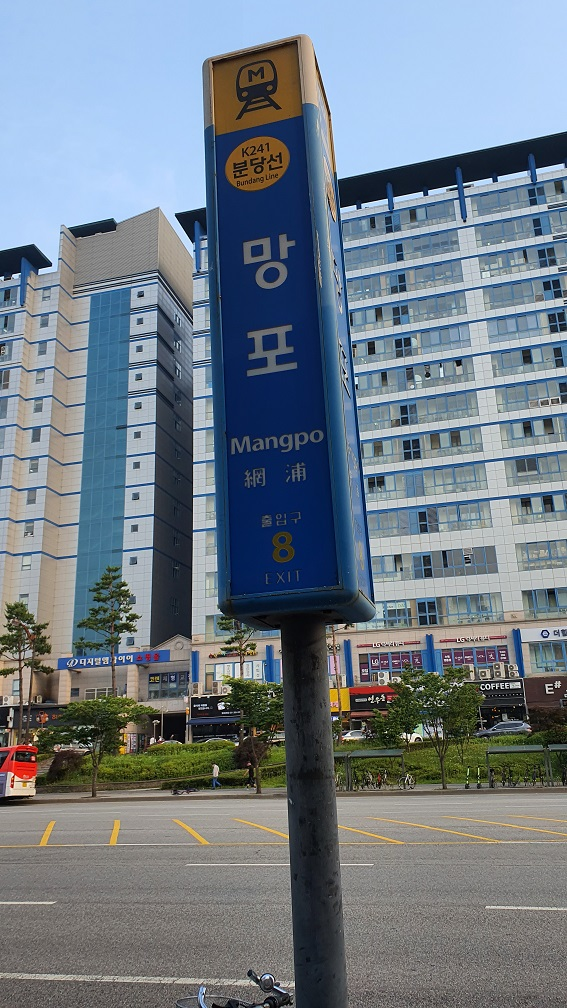
#> input picture OpenCV/03-image/images/mangpo-s.jpg, 567 x 1008 px
$ python 103-ObjTest.py
#> lines starting #> are read from the running program, lines starting #| are printed output that depends on the picture; after the words box and inside, x2 and y2 are one past the last pixel; in counts of white or black regions, pixels touching at a corner belong together
import os
import cv2 as cv

os.chdir('03-image\\images')
img1 = cv.imread('mangpo-s.jpg', cv.IMREAD_GRAYSCALE)
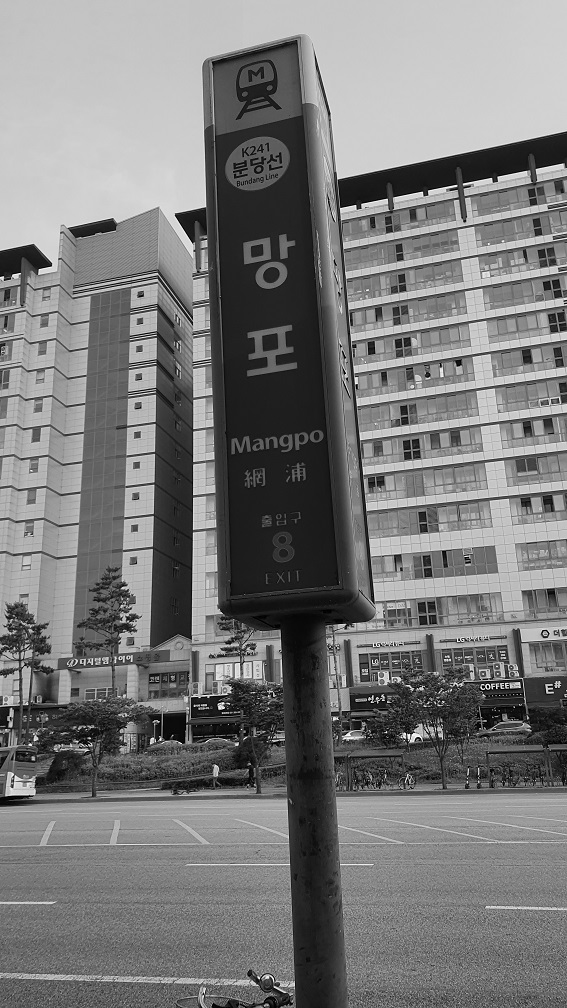
#> img1: shape (1008, 567); min 0, max 255, mean 121.7
print(type(img1)) # <class 'numpy.ndarray'>
#| <class 'numpy.ndarray'>

img_sub1 = img1[400:400+400, 200:200+400]
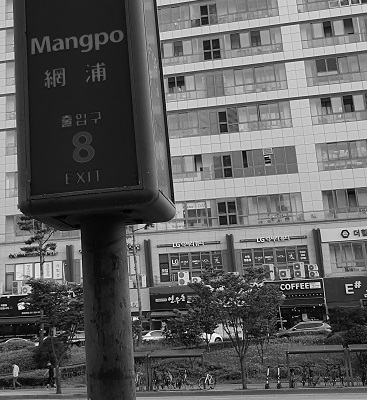
#> img_sub1: shape (400, 367); min 0, max 255, mean 95.1
print(type(img_sub1)) # <class 'numpy.ndarray'>
#| <class 'numpy.ndarray'>

print(img_sub1.base is img1)
#| True
print('id가 같은가?', bool(id(img1)==id(img_sub1))) # False
#| id가 같은가? False

NIRVANA = cv.threshold(img_sub1, 127, 255, cv.THRESH_BINARY)
ret, img_sub1 = cv.threshold(img_sub1, 127, 255, cv.THRESH_BINARY)
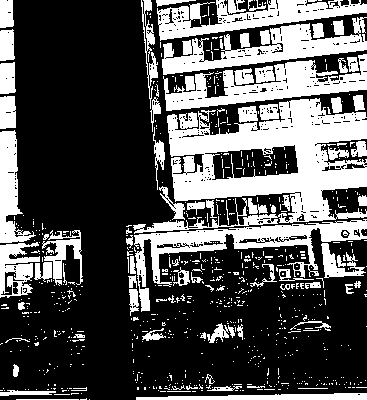
#> img_sub1: shape (400, 367); 33.2% white; 779 white regions (691 under 20 px), largest, box (x1, y1, x2, y2) and area: (133, 98, 367, 234) 13898, (134, 219, 367, 312) 4815, (163, 54, 367, 111) 4437

print(type(NIRVANA)) # <class 'tuple'>
#| <class 'tuple'>
print(type(ret)) # <class 'float'>
print(type(img_sub1)) # <class 'numpy.ndarray'>
#| <class 'numpy.ndarray'>

print(ret) # 127

$ run again, with OpenCV/03-image/images/20200305_194420.jpg copied over OpenCV/03-image/images/mangpo-s.jpg
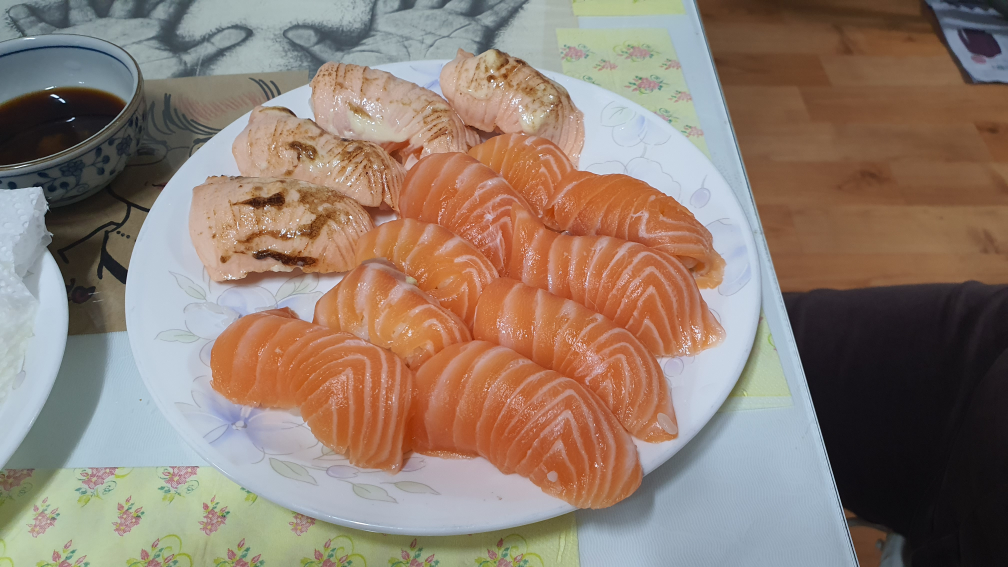
#> input picture OpenCV/03-image/images/20200305_194420.jpg, 4032 x 2268 px (shown at 1/4 size)
#> `img1 = cv.imread('mangpo-s.jpg', cv.IMREAD_GRAYSCALE)`:
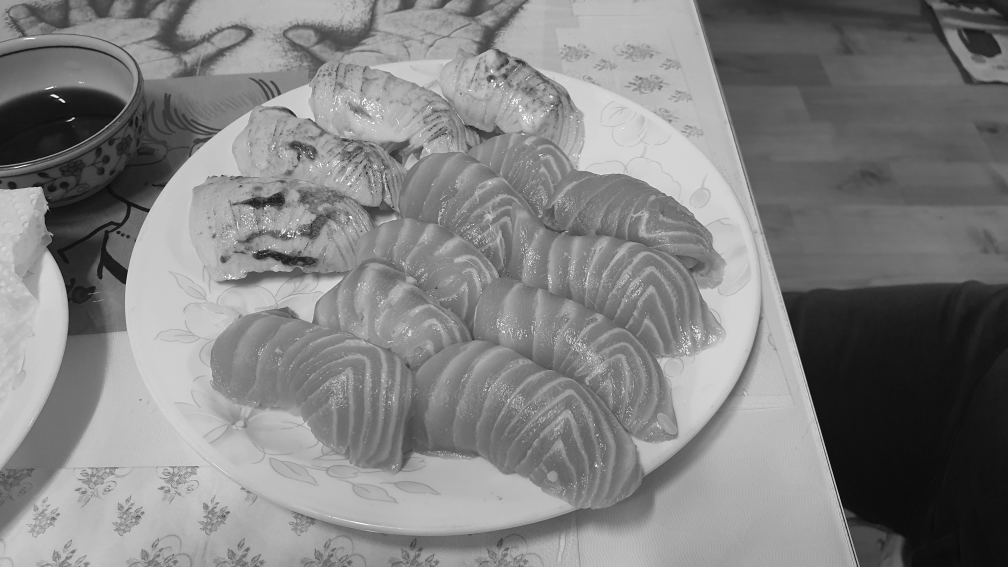
#> img1: shape (2268, 4032) (shown at 1/4 size); min 0, max 255, mean 129.6
#| <class 'numpy.ndarray'>
#| <class 'numpy.ndarray'>
#| True
#| id가 같은가? False
#> `ret, img_sub1 = cv.threshold(img_sub1, 127, 255, cv.THRESH_BINARY)`:
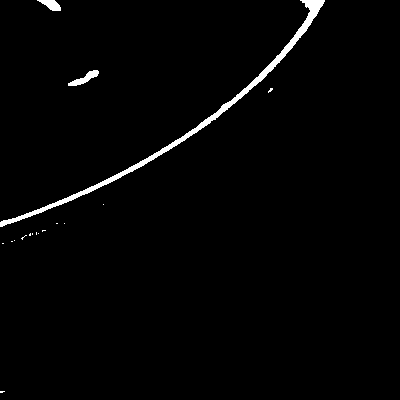
#> img_sub1: shape (400, 400); 1.6% white; 17 white regions (14 under 20 px), largest, box (x1, y1, x2, y2) and area: (0, 0, 325, 227) 2193, (68, 70, 99, 86) 194, (37, 0, 61, 11) 154
#| <class 'tuple'>
#| <class 'numpy.ndarray'>

$ run again, with OpenCV/03-image/images/20200801_001001.jpg copied over OpenCV/03-image/images/mangpo-s.jpg
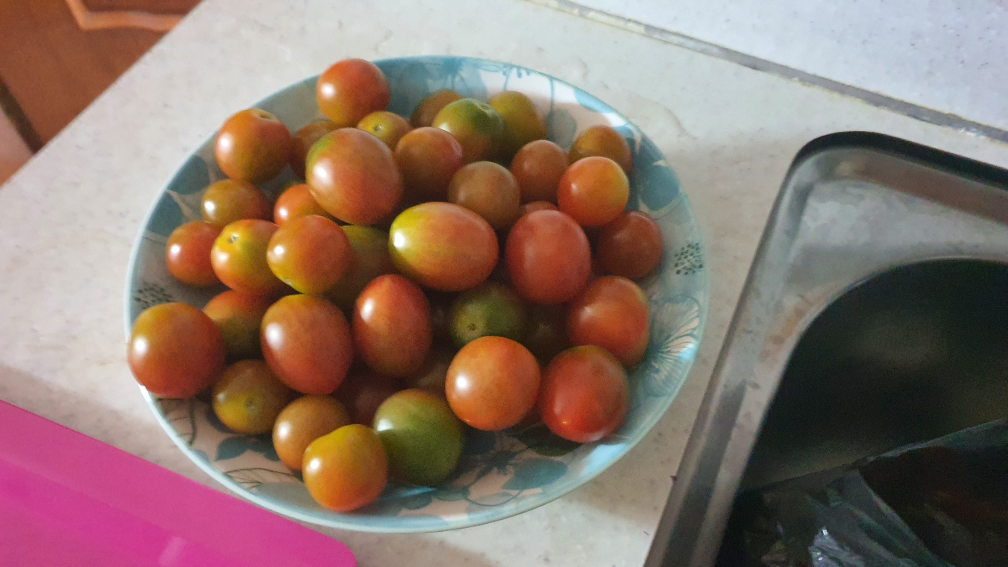
#> input picture OpenCV/03-image/images/20200801_001001.jpg, 4032 x 2268 px (shown at 1/4 size)
#> `img1 = cv.imread('mangpo-s.jpg', cv.IMREAD_GRAYSCALE)`:
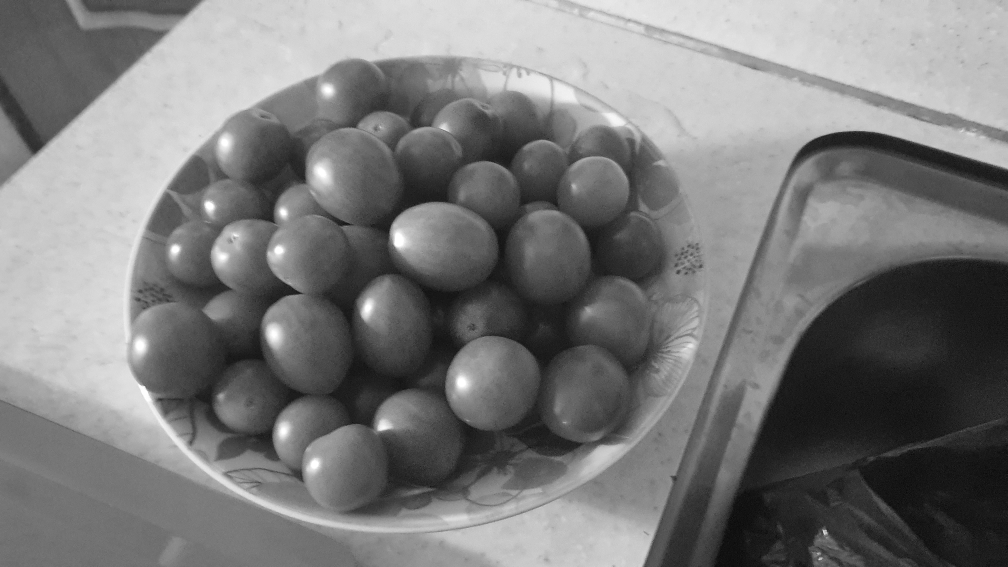
#> img1: shape (2268, 4032) (shown at 1/4 size); min 0, max 255, mean 121.8
#| <class 'numpy.ndarray'>
#| <class 'numpy.ndarray'>
#| True
#| id가 같은가? False
#> `ret, img_sub1 = cv.threshold(img_sub1, 127, 255, cv.THRESH_BINARY)`:
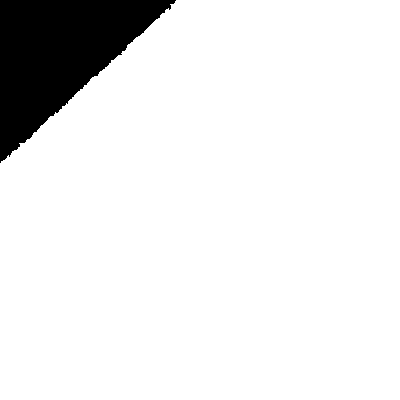
#> img_sub1: shape (400, 400); 90.9% white; 1 black region, box (x1, y1, x2, y2) and area: (0, 0, 176, 163) 14601
#| <class 'tuple'>
#| <class 'numpy.ndarray'>

$ run again, with OpenCV/03-image/images/dal (1).jpg copied over OpenCV/03-image/images/mangpo-s.jpg
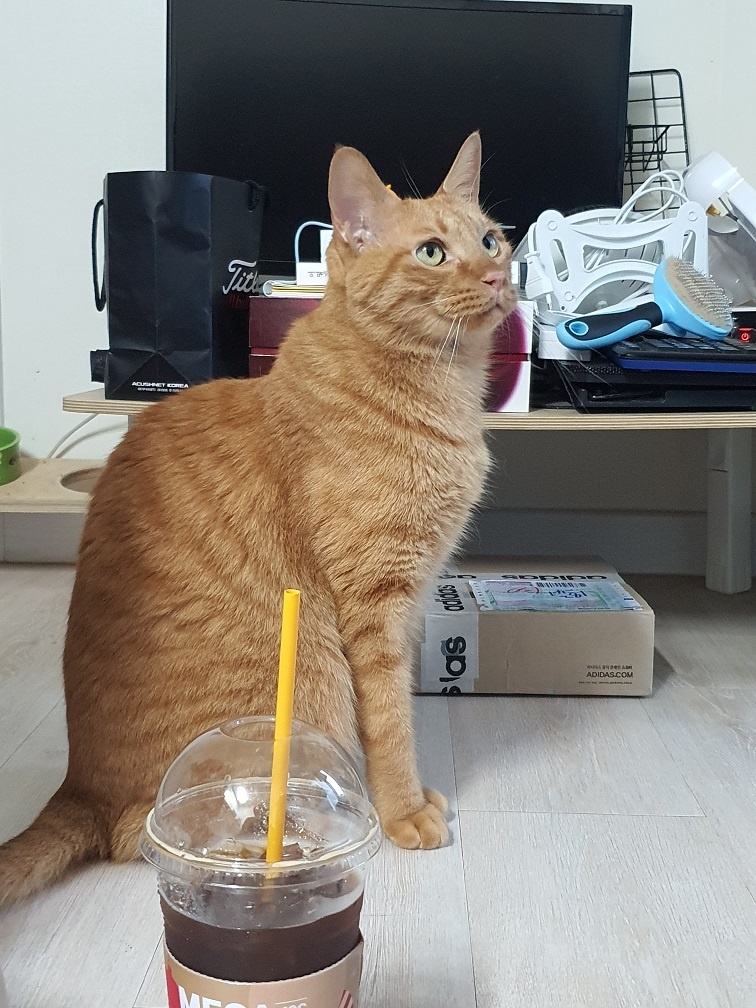
#> input picture OpenCV/03-image/images/dal (1).jpg, 756 x 1008 px
#| <class 'numpy.ndarray'>
#> `img_sub1 = img1[400:400+400, 200:200+400]`:
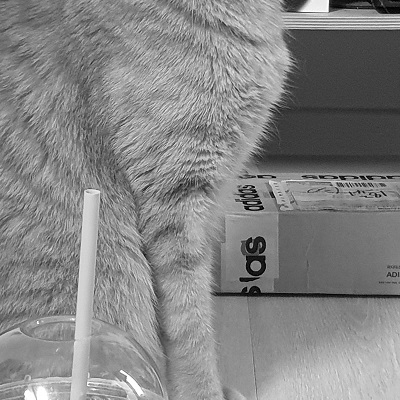
#> img_sub1: shape (400, 400); min 0, max 255, mean 132.4
#| <class 'numpy.ndarray'>
#| True
#| id가 같은가? False
#> `ret, img_sub1 = cv.threshold(img_sub1, 127, 255, cv.THRESH_BINARY)`:
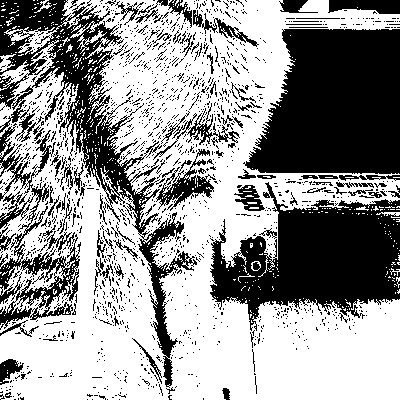
#> img_sub1: shape (400, 400); 59.3% white; 1582 black regions (1484 under 20 px), largest, box (x1, y1, x2, y2) and area: (243, 29, 400, 174) 18203, (210, 182, 400, 331) 15477, (0, 0, 197, 388) 13211
#| <class 'tuple'>
#| <class 'numpy.ndarray'>
